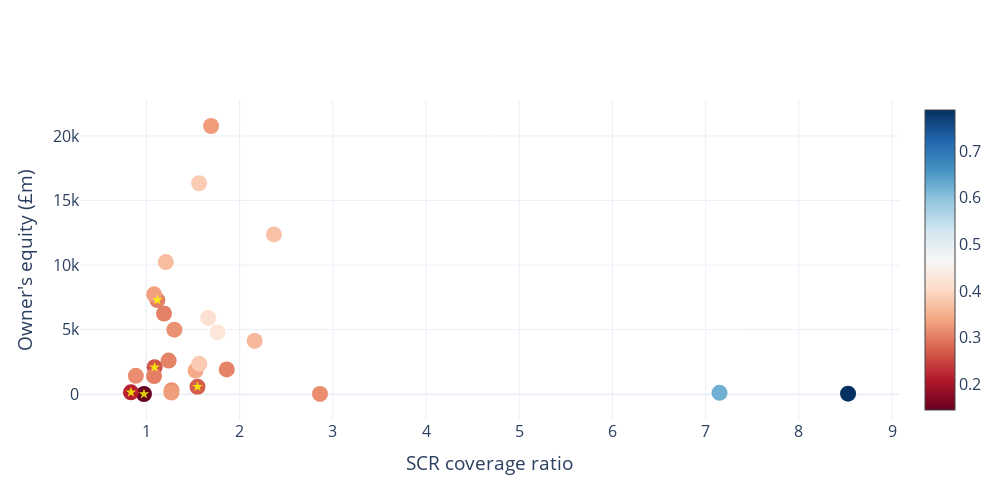

The notebook cell this image was saved under:
### Markdown cell above
#### SCR ratio coverage vs owners equity
The worst identified firms have low SCR coverage ratio as well as owners equity

### Code cell
fig = go.Figure()

x = 'SCR coverage ratio'
y = 'Excess of assets over liabilities (£m) [= equity]'

fig.add_trace(
    go.Scatter(
        x=largest_firms_20[x],
        y=largest_firms_20[y],
        mode='markers',
        marker=dict(size=16, color=largest_firms_20['composite_score'], colorscale='RdBu', showscale=True),
        showlegend=False,
        hovertext=largest_firms_20.index
    )
)

fig.add_trace(
    go.Scatter(
        x=largest_firms_20[x][:5],
        y=largest_firms_20[y][:5],
        mode='markers',
        marker=dict(size=8, color='yellow', opacity=0.8, symbol='star'),
        showlegend=False,
        hovertext=largest_firms_20.index
    )
)

# format figure to make it look nice
fig.update_layout(
    template='plotly_white',
    font=dict(size=16),
    xaxis_title='SCR coverage ratio',
    yaxis_title="Owner's equity (£m)",
    width=1000,
    height=500
)
fig.show()
fig.write_image('coverage ratio vs owners equity.png', width=1000, height=500)

### Figure 1 — Plotly figure (JSON) as saved in the notebook; plotly's stock layout.template omitted (floating-point values rounded to 4 significant figures)
{"data": [{"hovertext": ["Firm 51", "Firm 17", "Firm 38", "Firm 210", "Firm 10", "Firm 301", "Firm 311", "Firm 234", "Firm 107", "Firm 120", "Firm 25", "Firm 276", "Firm 6", "Firm 105", "Firm 317", "Firm 101", "Firm 199", "Firm 73", "Firm 7", "Firm 34", "Firm 151", "Firm 4", "Firm 26", "Firm 30", "Firm 247", "Firm 104"], "marker": {"color": [0.1448, 0.2161, 0.2628, 0.2708, 0.3019, 0.3028, 0.3034, 0.3057, 0.3065, 0.3155, 0.3155, 0.3169, 0.3192, 0.3291, 0.3302, 0.3335, 0.3445, 0.3597, 0.3652, 0.3719, 0.3821, 0.3824, 0.4165, 0.4262, 0.6216, 0.7879], "colorscale": [[0, "rgb(103,0,31)"], [0.1, "rgb(178,24,43)"], [0.2, "rgb(214,96,77)"], [0.3, "rgb(244,165,130)"], [0.4, "rgb(253,219,199)"], [0.5, "rgb(247,247,247)"], [0.6, "rgb(209,229,240)"], [0.7, "rgb(146,197,222)"], [0.8, "rgb(67,147,195)"], [0.9, "rgb(33,102,172)"], [1, "rgb(5,48,97)"]], "showscale": true, "size": 16}, "mode": "markers", "showlegend": false, "type": "scatter", "x": [0.9736, 0.834, 1.088, 1.548, 1.117, 1.082, 1.189, 1.862, 1.238, 0.8864, 2.862, 1.27, 1.3, 1.693, 1.268, 1.082, 1.528, 2.161, 1.208, 2.367, 1.567, 1.565, 1.662, 1.762, 7.148, 8.527], "y": [9.937, 140.0, 2083.0, 573.3, 7289.0, 1399.0, 6244.0, 1911.0, 2600.0, 1414.0, 16.57, 291.4, 4991.0, 20770.0, 127.6, 7730.0, 1831.0, 4121.0, 10230.0, 12370.0, 2352.0, 16340.0, 5903.0, 4784.0, 97.55, 35.18]}, {"hovertext": ["Firm 51", "Firm 17", "Firm 38", "Firm 210", "Firm 10", "Firm 301", "Firm 311", "Firm 234", "Firm 107", "Firm 120", "Firm 25", "Firm 276", "Firm 6", "Firm 105", "Firm 317", "Firm 101", "Firm 199", "Firm 73", "Firm 7", "Firm 34", "Firm 151", "Firm 4", "Firm 26", "Firm 30", "Firm 247", "Firm 104"], "marker": {"color": "yellow", "opacity": 0.8, "size": 8, "symbol": "star"}, "mode": "markers", "showlegend": false, "type": "scatter", "x": [0.9736, 0.834, 1.088, 1.548, 1.117], "y": [9.937, 140.0, 2083.0, 573.3, 7289.0]}], "layout": {"font": {"size": 16}, "height": 500, "width": 1000, "xaxis": {"title": {"text": "SCR coverage ratio"}}, "yaxis": {"title": {"text": "Owner's equity (£m)"}}}}
